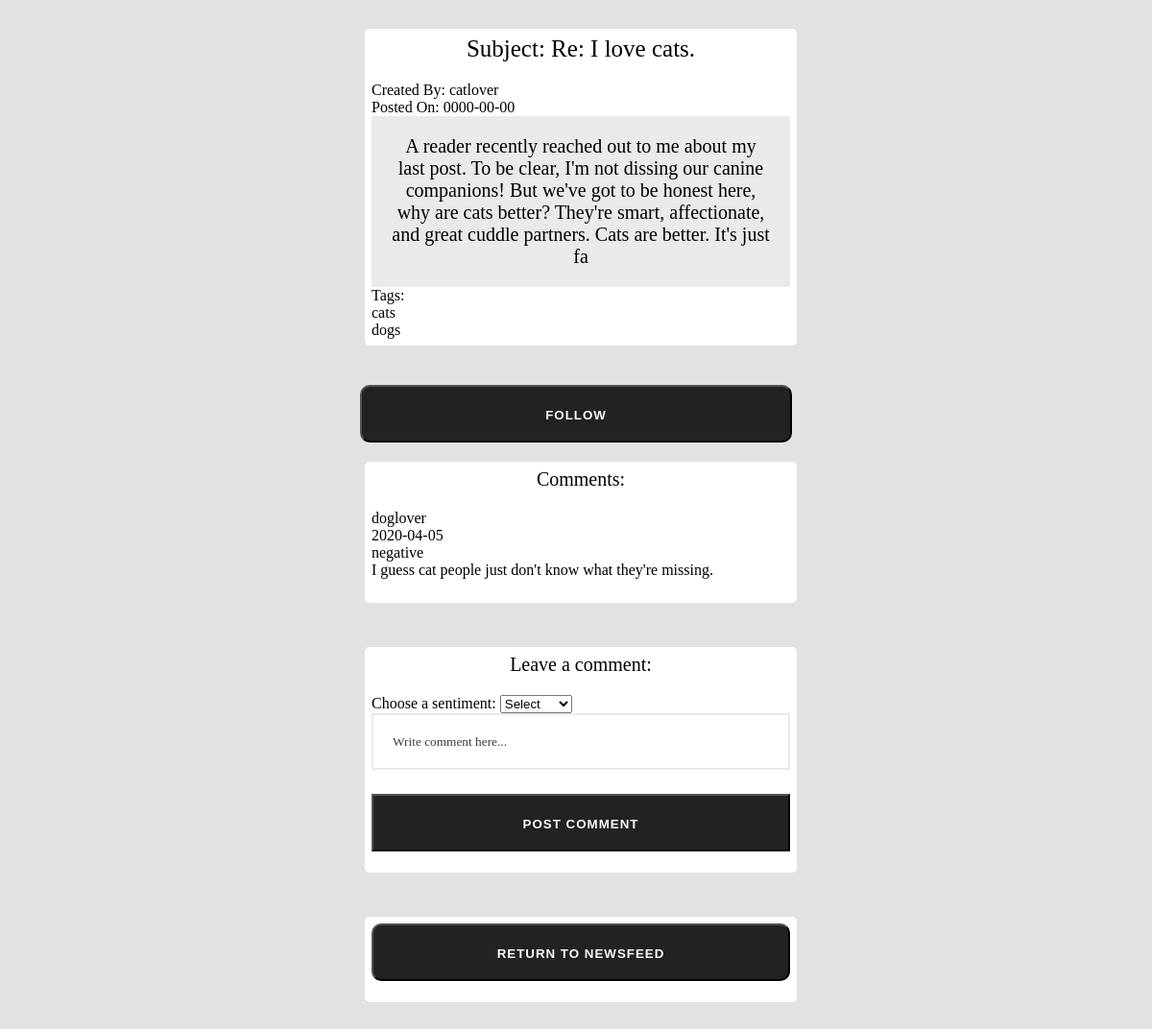
The page /viewBlog.php?blogid=7 on the database its author committed.
### tables this page shows
CREATE TABLE `blogs` (
  `blogid` int(10) unsigned NOT NULL AUTO_INCREMENT,
  `subject` varchar(50) DEFAULT NULL,
  `description` varchar(250) DEFAULT NULL,
  `pdate` date DEFAULT NULL,
  `created_by` varchar(45) DEFAULT NULL,
  PRIMARY KEY (`blogid`),
  KEY `FK1_idx` (`description`),
  KEY `FK1` (`created_by`),
  CONSTRAINT `FK1` FOREIGN KEY (`created_by`) REFERENCES `userinformation` (`username`)
);

CREATE TABLE `blogstags` (
  `blogid` int(10) unsigned NOT NULL,
  `tag` varchar(20) NOT NULL,
  PRIMARY KEY (`blogid`,`tag`),
  CONSTRAINT `blogstags_ibfk_1` FOREIGN KEY (`blogid`) REFERENCES `blogs` 
(`blogid`)
);

CREATE TABLE `comments` (
  `commentid` int(10) NOT NULL AUTO_INCREMENT,
  `sentiment` varchar(20) DEFAULT NULL,
  `description` varchar(250) DEFAULT NULL,
  `cdate` date DEFAULT NULL,
  `blogid` int(10) unsigned DEFAULT NULL,
  `posted_by` varchar(45) DEFAULT NULL,
  PRIMARY KEY (`commentid`),
  KEY `comments_ibfk_1` (`blogid`),
  KEY `comments_ibfk_2` (`posted_by`),
  CONSTRAINT `comments_ibfk_1` FOREIGN KEY (`blogid`) REFERENCES `blogs` 
(`blogid`),
  CONSTRAINT `comments_ibfk_2` FOREIGN KEY (`posted_by`) REFERENCES `userinformation` 
(`username`),
  CONSTRAINT `sentiment_types` CHECK ((`sentiment` in 
(_utf8mb4'negative',_utf8mb4'positive')))
);

### viewBlog.php (the view, shortened to what this page needs)
<!DOCTYPE html>
<html lang="en">
     <head>
        <link rel="stylesheet" href="styles.css">
     </head>
<body>
<div class="wrapper">
<div class="container">
<div class="newslist">
<?php
   $dbuser = "root";
   $dbpass = "";
   $db = mysqli_connect("127.0.0.1", $dbuser, $dbpass, "users");
   $id = $_GET['blogid'];
   $query = "SELECT * FROM blogs WHERE blogid = '$id';";
   $result = mysqli_query($db, $query);
   while($rows=$result->fetch_assoc())
   { ?>
      <div class="blog-title">Subject: <?php echo $rows['subject'];?></div>
      <div>Created By: <?php echo $rows['created_by'];?></div>
      <div>Posted On: <?php echo $rows['pdate'];?></div>
      <div class="blog-content"><?php echo $rows['description'];?></div>
   <?php
   }
   $query = "SELECT * FROM blogstags WHERE blogid = '$id';";
   $result = mysqli_query($db, $query); ?>
   <p>Tags:</p>
   <?php
   while($rows=$result->fetch_assoc())
   { ?>
      <div><?php echo $rows['tag'];?></div>
   <?php
   }
?>
</div>
<br /> <br />
<?php
$query = "SELECT sentiment, description, cdate, posted_by FROM comments WHERE blogid = '$id';";
$result = mysqli_query($db, $query);
?>
<form method="POST" action= "followPage.php">
<input class="btn" type="submit" value="Follow" >
</form>
<div class="newslist">
<p class="blog-sub">Comments:</p> <?php
while($rows=$result->fetch_assoc())
{ ?>
   <div><?php echo $rows['posted_by'];?></div>
   <div><?php echo $rows['cdate'];?></div>
   <div><?php echo $rows['sentiment'];?></div>
   <div><?php echo $rows['description'];?></div>
   <br />
<?php
}
?>
</div>
<br /> <br />
<div class="newslist">
<div class="blog-sub">Leave a comment:</div>
<form method="post" action="insertComment.php">
   <label for="sentiment">Choose a sentiment:</label>
   <select id="sentiment" name="sentiment">
      <option value="dummy">Select</option>
   </select>
   <br />
   <input type ="text" id="commentdes" class="input" name="commentdes" placeholder="Write comment here..." >
   <input type="submit" value="Post comment">
</form>
</div>
<br /> <br />
<div class="newslist">
   <form method="post" action="newsFeed.php">
   <input type="submit" class="btn" id="returnNewsfeedButton" value="Return to Newsfeed">
</form>
</div>
</div>
</body>
</html>

### styles.css (style rules this page uses)
* { margin: 0; padding: 0; user-select: none; box-sizing: border-box; }
body { font-family:'Poppins'; background: #e2e2e2; font-family: Alef; user-select: none; }
.blog-title { text-align: center; font-size: 25px; padding-bottom: 20px; }
.blog-sub { text-align: center; font-size: 20px; padding-bottom: 20px; }
.blog-content { text-align: center; font-size: 20px; padding: 20px; background: #e9eaea; }
.container { width: 450px; margin: 30px auto; }
.input { width: 100%; padding: 20px; box-sizing: border-box; margin-bottom: 25px; border: 2px solid #e9eaea; color: #3e3e40; outline: none; transform: all 0.5s ease; }
.btn { width: 100%; background: #000000; height: 60px; text-align: center; line-height: 60px; text-transform: uppercase; color: #fff; font-weight: bold; letter-spacing: 1px; cursor: pointer; margin-bottom: 15px; border-radius: 10px; }
input[type=submit] { width: 100%; background: #222222; height: 60px; text-align: center; line-height: 60px; text-transform: uppercase; color: rgb(250, 250, 250); font-weight: bold; letter-spacing: 1px; cursor: pointer; margin-bottom: 15px; }
.newslist { align-items: center; background: #fff; padding: 7px; border:5px; margin:5px; width: 100%; box-sizing: border-box; height: auto; border-radius: 5px; }

### rows shown on the page
blogs: subject "Re: I love cats.", created_by "catlover", pdate "0000-00-00", description "A reader recently reached out to me about my last post. To be clear, I'm not dissing our canine companions! But we've got to be honest here, why are cats better? They're smart, affectionate, and great cuddle partners. Cats are better. It's just fa"
blogstags: tag "cats"
blogstags: tag "dogs"
comments: posted_by "doglover", cdate "2020-04-05", sentiment "negative", description "I guess cat people just don't know what they're missing."
